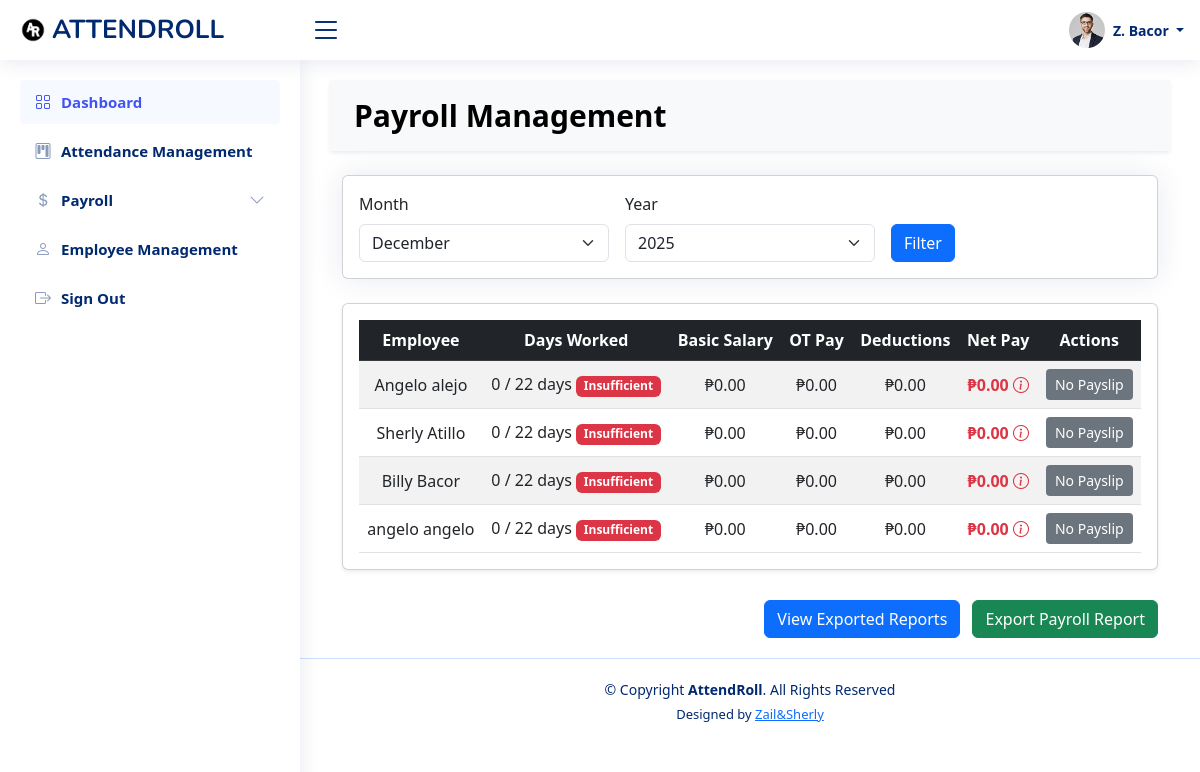
The page /front_end/admin/Payroll_Calculation.php (signed in) on the database its author committed.
### tables this page shows
CREATE TABLE `users` (
  `userId` int(11) NOT NULL,
  `firstName` varchar(255) NOT NULL,
  `lastName` varchar(255) NOT NULL,
  `email` varchar(255) NOT NULL,
  `password` varchar(255) NOT NULL,
  `phoneNumber` varchar(255) NOT NULL,
  `gender` enum('Male','Female') NOT NULL,
  `birthday` date NOT NULL,
  `verification` int(11) NOT NULL DEFAULT 0,
  `profilePicture` longblob DEFAULT NULL,
  `userRole` enum('admin','user') NOT NULL,
  `createdAt` timestamp NOT NULL DEFAULT current_timestamp()
);

### front_end/admin/Payroll_Calculation.php (the view, shortened to what this page needs)
<?php
include("./includes/header.php");
include("./includes/topbar.php");
include("./includes/sidebar.php");
include("../../dB/config.php");
$month = isset($_GET['month']) ? $_GET['month'] : date('m');
$year = isset($_GET['year']) ? $_GET['year'] : date('Y');
function calculatePayroll($userId, $month, $year, $conn) {
    $query = "SELECT COUNT(*) as days_worked,
              SUM(TIMESTAMPDIFF(HOUR, timeIn, timeOut)) as total_hours
              FROM attendance
              WHERE userId = ?
              AND MONTH(date) = ?
              AND YEAR(date) = ?
              AND status IN ('Present', 'Late')";
    $stmt = $conn->prepare($query);
    $stmt->bind_param("iii", $userId, $month, $year);
    $stmt->execute();
    $result = $stmt->get_result();
    $data = $result->fetch_assoc();
    $daysWorked = $data['days_worked'] ?? 0;
    $totalHours = $data['total_hours'] ?? 0;
    if($daysWorked < 22) {
        return [
            'daysWorked' => $daysWorked,
            'requiredDays' => 22,
            'basicSalary' => 0,
            'overtimePay' => 0,
            'deductions' => 0,
            'netPay' => 0,
            'insufficientDays' => true
        ];
    }
    $regularHours = $daysWorked * 8;
    $overtimeHours = max(0, $totalHours - $regularHours);
    $basicSalary = 20000.00;
    $overtimeRate = 150.00;
    $overtime = $overtimeHours * $overtimeRate;
    $deductions = 0;
    $netPay = $basicSalary + $overtime - $deductions;
    return [
        'daysWorked' => $daysWorked,
        'requiredDays' => 22,
        'basicSalary' => $basicSalary,
        'overtimePay' => $overtime,
        'deductions' => $deductions,
        'netPay' => $netPay,
        'insufficientDays' => false
    ];
}
?>
<!DOCTYPE html>
<html lang="en">
<head>
    <link href="https://cdn.jsdelivr.net/npm/bootstrap@5.3.0/dist/css/bootstrap.min.css" rel="stylesheet">
    <link href="https://cdn.jsdelivr.net/npm/sweetalert2@11.7.3/dist/sweetalert2.min.css" rel="stylesheet">
</head>
<body>
    <nav class="navbar bg-light px-4 py-2 shadow-sm">
        <span class="navbar-brand" id="Title">Payroll Management</span>
    </nav>
    <div class="container mt-4">
        <div class="card mb-4">
            <div class="card-body">
                <form method="GET" class="row g-3">
                    <div class="col-md-4">
                        <label class="form-label">Month</label>
                        <select name="month" class="form-select">
                            <?php
                            for($m = 1; $m <= 12; $m++) {
                                $selected = $m == $month ? 'selected' : '';
                                echo "<option value='$m' $selected>" . date('F', mktime(0,0,0,$m,1)) . "</option>";
                            }
                            ?>
                        </select>
                    </div>
                    <div class="col-md-4">
                        <label class="form-label">Year</label>
                        <select name="year" class="form-select">
                            <?php
                            $currentYear = date('Y');
                            for($y = $currentYear; $y >= $currentYear-2; $y--) {
                                $selected = $y == $year ? 'selected' : '';
                                echo "<option value='$y' $selected>$y</option>";
                            }
                            ?>
                        </select>
                    </div>
                    <div class="col-md-4">
                        <label class="form-label">&nbsp;</label>
                        <button type="submit" class="btn btn-primary d-block">Filter</button>
                    </div>
                </form>
            </div>
        </div>
        <div class="card shadow-sm">
            <div class="card-body table-responsive">
                <table class="table table-striped text-center align-middle mb-0">
                    <thead class="table-dark">
                        <tr>
                            <th>Employee</th>
                            <th>Days Worked</th>
                            <th>Basic Salary</th>
                            <th>OT Pay</th>
                            <th>Deductions</th>
                            <th>Net Pay</th>
                            <th>Actions</th>
                        </tr>
                    </thead>
                    <tbody>
                        <?php
                        $query = "SELECT userId, firstName, lastName FROM users WHERE userRole='user'";
                        $result = mysqli_query($conn, $query);
                        while($employee = mysqli_fetch_assoc($result)) {
                            $payroll = calculatePayroll($employee['userId'], $month, $year, $conn);
                        ?>
                        <tr>
                            <td><?php echo htmlspecialchars($employee['firstName'] . ' ' . $employee['lastName']); ?></td>
                            <td>
                                <?php echo $payroll['daysWorked']; ?> / <?php echo $payroll['requiredDays']; ?> days
                                <?php if($payroll['insufficientDays']): ?>
                                    <span class="badge bg-danger">Insufficient</span>
                                <?php endif; ?>
                            </td>
                            <td><?php echo $payroll['insufficientDays'] ? '₱0.00' : '₱'.number_format($payroll['basicSalary'], 2); ?></td>
                            <td><?php echo $payroll['insufficientDays'] ? '₱0.00' : '₱'.number_format($payroll['overtimePay'], 2); ?></td>
                            <td><?php echo $payroll['insufficientDays'] ? '₱0.00' : '₱'.number_format($payroll['deductions'], 2); ?></td>
                            <td>
                                <?php if($payroll['insufficientDays']): ?>
                                    <strong class="text-danger">₱0.00</strong>
                                    <i class="bi bi-info-circle text-danger"
                                       data-bs-toggle="tooltip"
                                       title="Employee has not completed the required 22 work days"></i>
                                <?php else: ?>
                                    <strong class="text-success">₱<?php echo number_format($payroll['netPay'], 2); ?></strong>
                                <?php endif; ?>
                            </td>
                            <td>
                                <?php if(!$payroll['insufficientDays']): ?>
                                    <button class="btn btn-sm bg-black text-white btn-view"
                                            onclick="generatePayslip(<?php echo $employee['userId']; ?>)">
                                        View Payslip
                                    </button>
                                <?php else: ?>
                                    <button class="btn btn-sm bg-secondary text-white"
                                            onclick="showNoPayslipMessage('<?php echo htmlspecialchars($employee['firstName'] . ' ' . $employee['lastName']); ?>', <?php echo $payroll['daysWorked']; ?>, <?php echo $payroll['requiredDays']; ?>)">
                                        No Payslip
                                    </button>
                                <?php endif; ?>
                            </td>
                        </tr>
                        <?php } ?>
                    </tbody>
                </table>
            </div>
        </div>
        <div class="text-end mt-3">
            <a href="view_reports.php" class="btn btn-primary me-2">View Exported Reports</a>
            <button class="btn btn-success" onclick="exportPayroll()">Export Payroll Report</button>
        </div>
    </div>
</body>
</html>
<?php include("./includes/footer.php"); ?>

### assets/css/style.css (style rules this page uses)
:root { scroll-behavior: smooth; }
body { font-family: "Open Sans", sans-serif; background: #f6f9ff; color: #444444; }
a { color: #4154f1; text-decoration: none; }
.card { margin-bottom: 30px; border: none; border-radius: 5px; box-shadow: 0px 0 30px rgba(1, 41, 112, 0.1); }
.card-body { padding: 0 20px 20px 20px; }

### front_end/admin/Payroll_Calculation.php (style rules this page uses)
#Title { font-size: 30px; font-weight: bold; }

### rows shown on the page
users: firstName+lastName "Angelo alejo", daysWorked "0", requiredDays "22", shows "Insufficient", shows "₱0.00"
users: firstName+lastName "Sherly Atillo", daysWorked "0", requiredDays "22", shows "Insufficient", shows "₱0.00"
users: firstName+lastName "Billy Bacor", daysWorked "0", requiredDays "22", shows "Insufficient", shows "₱0.00"
users: firstName+lastName "angelo angelo", daysWorked "0", requiredDays "22", shows "Insufficient", shows "₱0.00"

### other values the page prints
substr($firstName, 0, 1) "Z"
$lastName "Bacor"
form field month "December"
form field year "2025"
